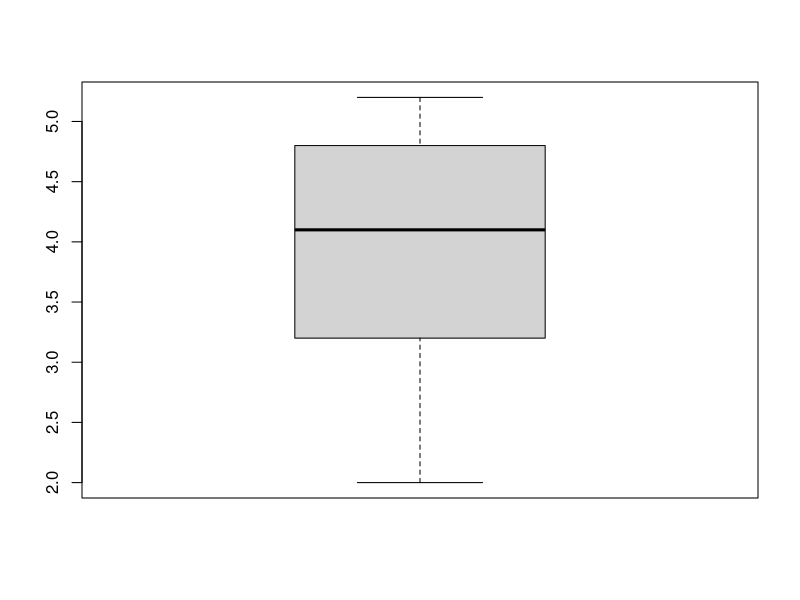

Write R code to recreate this figure.
library("ggplot2")
library("scales")

setwd("~/Downloads/statistics-2-datasets/assignment/")
moleConversionData <- c(
  4.2,
  4.7,
  4.7,
  5.0,
  3.8,
  3.6,
  3.0,
  5.1,
  3.1,
  3.8,
  4.8,
  4.0,
  5.2,
  4.3,
  2.8,
  2.0,
  2.8,
  3.3,
  4.8,
  5.0
)

cat("====================", "\n")
cat("== L1.2", "\n")
cat("====================", "\n")

# A
cat("Mean: ", mean(moleConversionData), "\n")
cat("Variance: ", var(moleConversionData), "\n")
cat("Standard deviation: ", sd(moleConversionData), "\n")

png(filename = "plots/31-moleConversion-boxplot.png")
boxplot(moleConversionData)
dev.off()

cat("\n", "====================", "\n\n")

rm(list = ls())